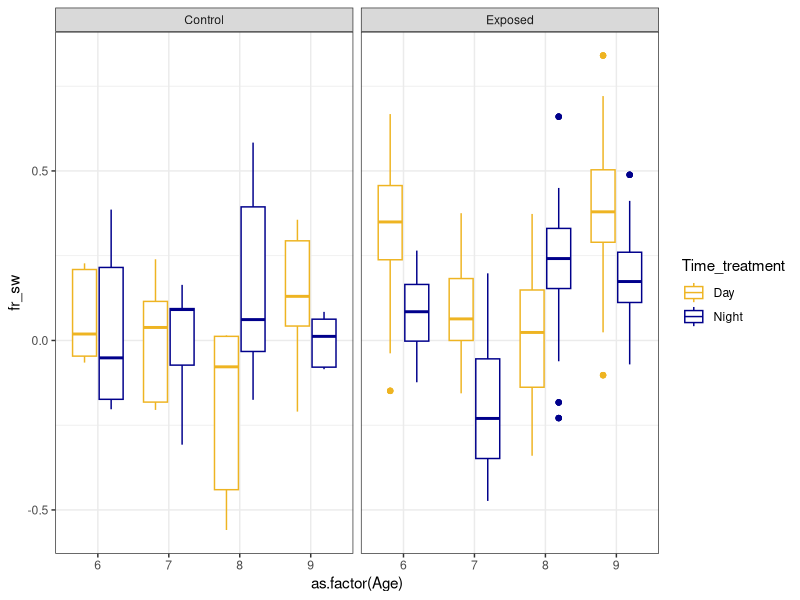
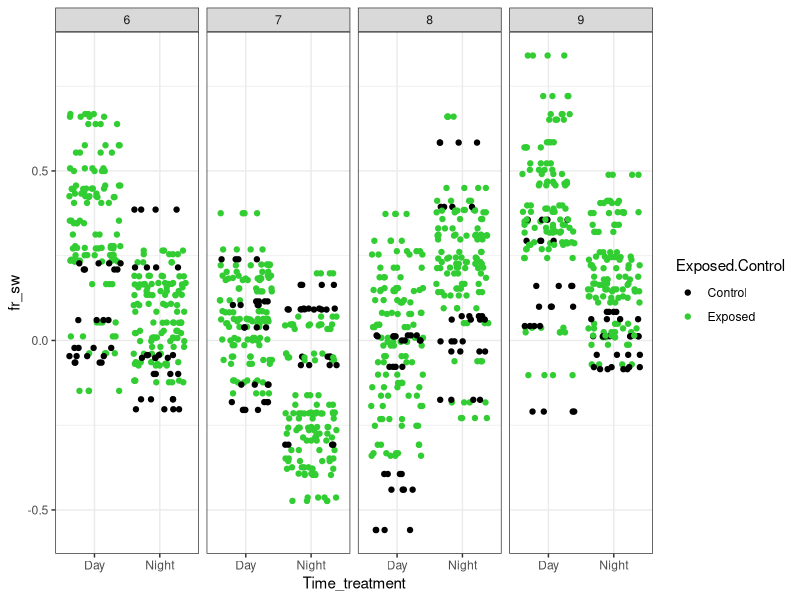
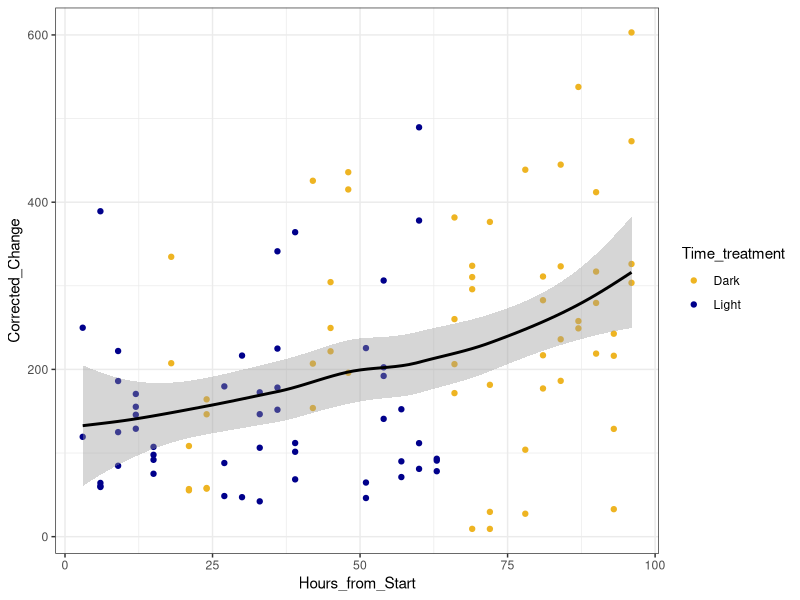
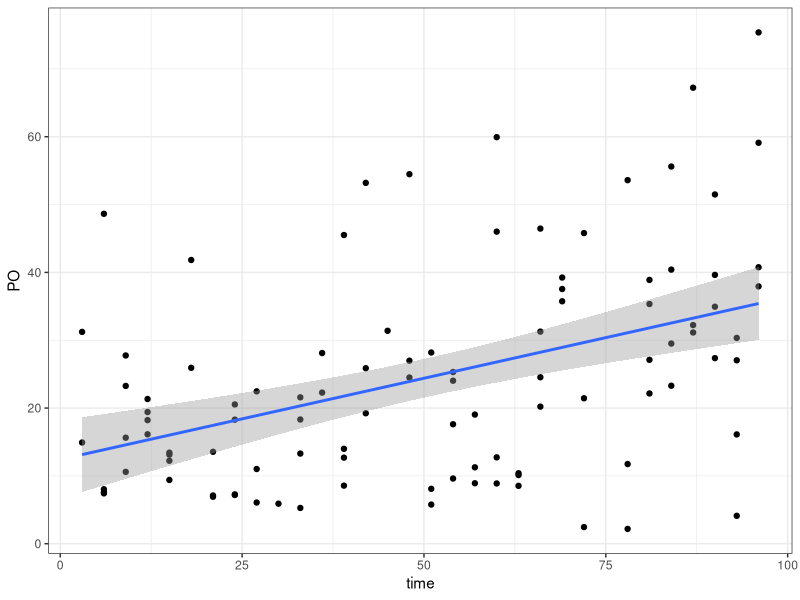
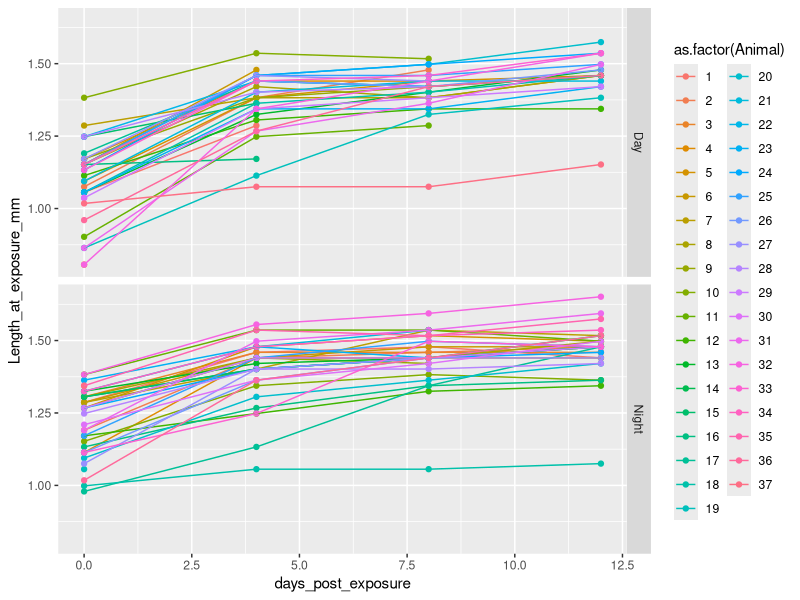
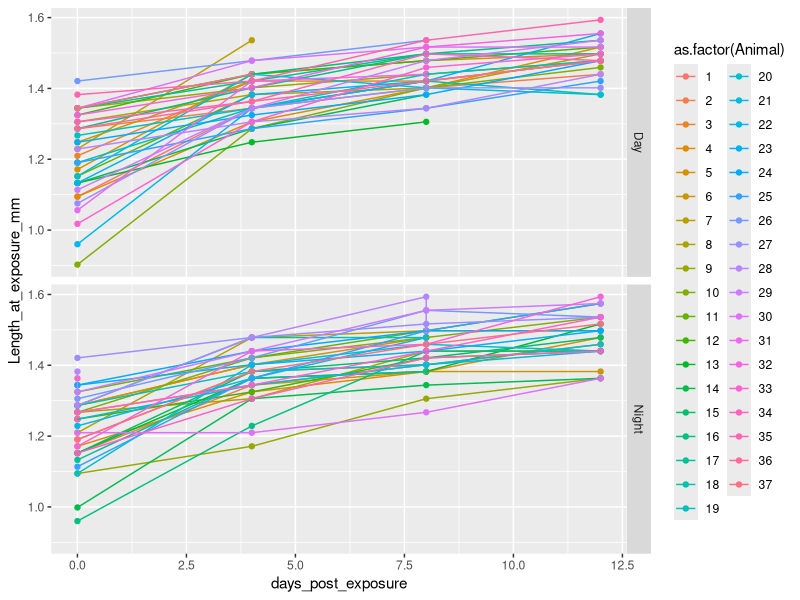
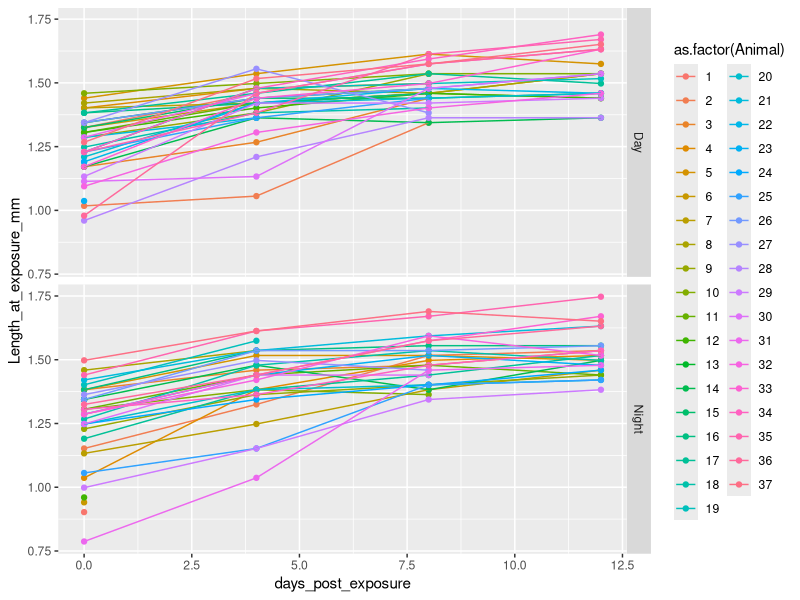
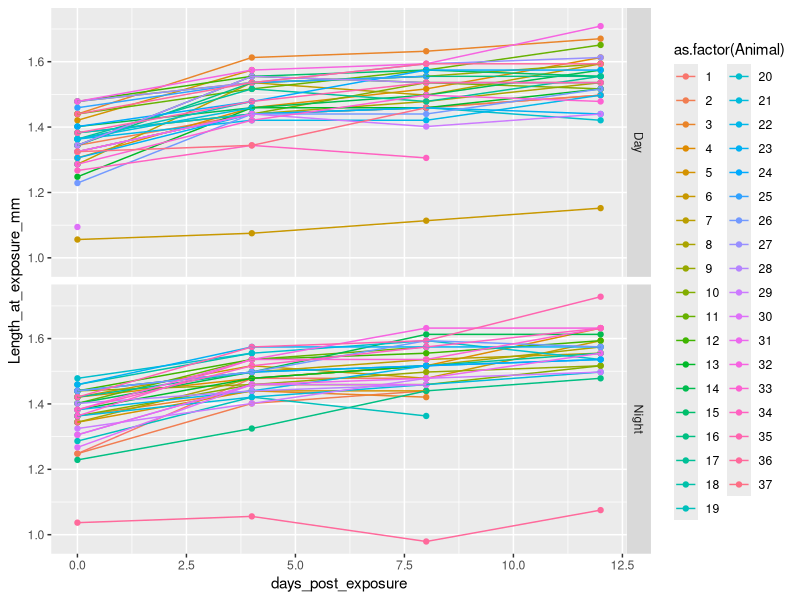

R code for these plots, in order:
## ---- chunk 1

library(tidyverse)
library(patchwork)

knitr::opts_chunk$set(echo = TRUE)
## ---- chunk 2
feed_data<-read.csv("data/feeding_data_3.28.21.csv", header=T)

po<-read.csv("data/4_Day_PO.csv", header = T) #Corrected_Change is the Active PO per sample (~8 ind. per sample)

po_correct<- # sample number is arbitrary
  read_csv("data/PO_biodare_sample_correction.csv") %>%
  pivot_longer(cols = 2:5, names_sep = "_", 
               names_to = c(NA,"sample"), values_to = "PO")

growth<-read.csv("data/growth_data_3.28.21.csv", header=T)

life<-read.csv("data/life_data_3.28.21.csv", header =T)

## ---- chunk 3
#calculate the mean of the controls for each plate
summary_data <- feed_data %>%
  group_by(Plate_Control) %>%
  mutate(control_mean = mean(Control_Flour_Reading, na.rm = T)) %>%
  select(Plate_Control, control_mean) %>%
  distinct() %>% as.data.frame()

#remove extra row
summary_data  <- summary_data[!(summary_data$Plate_Control == ""),]

#match control mean with plate treatment
map = setNames(summary_data$control_mean,summary_data$Plate_Control)
feed_data$control_mean <- map[as.character(feed_data$Plate_Treatment)]

#volume, mL
v = 10

#time, hours
t = 9

##difference in feeding compared to control
k=feed_data$control_mean/feed_data$Flourometry_Reading

##calculate feeding rate (Sarnelle and Wilson)
feed_data$fr_sw <- log(k) * (v/t)

#calculate mean feeding rate per animal (keep rate > 0)
animal_mean <- feed_data %>%
  #keep fr_sw values > 0
  #filter(fr_sw > 0) %>% #this removes 64 animals...
  #group based on these variables
  group_by(Time_treatment, Age, Animal, Exposed.Control) %>%
  #means based on groups above
  summarise(fr_sw = mean(fr_sw, na.rm=TRUE)) 

## ---- chunk 4
#combine feeding rates with life history data 
merge(animal_mean, life, by=c("Age", "Time_treatment", "Animal", "Exposed.Control"), keep=TRUE) %>%
  mutate(id = paste(Age,
                    Time_treatment,
                    Animal,
                    Exposed.Control, 
                    sep = "_")) %>%
           as.data.frame()->all.data


#create id for growth data 
growth %>%
  mutate(id = paste(Age,
                    Time_treatment,
                    Animal,
                    Exposed.Control, 
                    sep = "_")) %>%
           as.data.frame()->growth
# join growth data to feeding rate and life history data
all.data <- inner_join(all.data, growth, by = c("Age", "Time_treatment", "Animal", "Exposed.Control", "id"))
## ---- chunk 5
all.data %>%
  filter(Sex == "F")%>%
  ggplot()+
  geom_boxplot(aes(x=as.factor(Age), y=fr_sw, color=Time_treatment))+
  scale_color_manual(values=c("goldenrod2", "darkblue"))+
  facet_grid(.~Exposed.Control)+
  theme_bw()

all.data %>%
  filter(Sex == "F")%>%
  ggplot()+
  geom_jitter(aes(x=Time_treatment, y=fr_sw, color=Exposed.Control))+
  scale_color_manual(values=c("black", "limegreen"))+
  facet_grid(.~Age)+
  theme_bw()

## ---- chunk 6
po %>%
  ggplot()+
  geom_point(aes(x=Hours_from_Start, y =Corrected_Change, color=Time_treatment))+
  scale_color_manual(values=c("goldenrod2", "darkblue"))+
  geom_smooth(aes(x=Hours_from_Start, y =Corrected_Change), color="black", span=1)+
  theme_bw()

po_correct %>%
  ggplot() +
  geom_point(aes(x = time, y = PO, group = sample)) +
  geom_smooth(aes(x = time, y = PO), method = "lm") +
  theme_bw()
## ---- chunk 7
growth %>%
  filter(Age == 6) %>%
  ggplot(aes(x=days_post_exposure, y=Length_at_exposure_mm, color=as.factor(Animal)))+
  geom_point()+
  geom_line()+
  facet_grid(Time_treatment~.)

growth %>%
  filter(Age == 7) %>%
  ggplot(aes(x=days_post_exposure, y=Length_at_exposure_mm, color=as.factor(Animal)))+
  geom_point()+
  geom_line()+
  facet_grid(Time_treatment~.)

growth %>%
  filter(Age == 8) %>%
  ggplot(aes(x=days_post_exposure, y=Length_at_exposure_mm, color=as.factor(Animal)))+
  geom_point()+
  geom_line()+
  facet_grid(Time_treatment~.)

growth %>%
  filter(Age == 9) %>%
  ggplot(aes(x=days_post_exposure, y=Length_at_exposure_mm, color=as.factor(Animal)))+
  geom_point()+
  geom_line()+
  facet_grid(Time_treatment~.)

#lag and lead

## ---- chunk 8

# infection prevalence
all.data %>%
  filter(Time_treatment == "Exposed" | Sex == "F") %>%
  ggplot(aes(x=Age, y=infected, color=Time_treatment))+
  scale_color_manual(values=c("goldenrod2", "darkblue"))+
  geom_jitter(width = .1, height = .1)+
  geom_smooth(method="lm")+
  scale_y_continuous(limits=c(-.1,1))+
  scale_x_continuous(breaks=c(6,7,8,9))+
  theme_bw()


#infection intensity
life %>%
  filter(Time_treatment == "Exposed"| Sex == "F") %>%
  ggplot(aes(x=Age, y=spore_counts, color=Time_treatment))+
  scale_color_manual(values=c("goldenrod2", "darkblue"))+
  #geom_jitter(width=.25)+
  geom_point()+
  geom_smooth(method="lm")+
  theme_bw()

## ---- chunk 9

#total offspring
all.data %>%
  filter(Sex == "F") %>%
  #filter(infected != "NA") %>%     #removes controls
  ggplot(aes(x=Time_treatment, y=total_offspring, fill=as.factor(infected)))+
  geom_boxplot()+
  facet_grid(~Age)


#age at first clutch
all.data %>% 
  filter(Sex == "F") %>%
  #filter(infected != "NA") %>%     #removes controls
  ggplot(aes(x=Time_treatment, y=age_at_first_clutch, fill=as.factor(infected)))+
  geom_boxplot()+
  facet_grid(~Age)

## ---- chunk 10

#Does PO differ across a day (Resting = Light hours, Active = dark hours) and across ages? 
summary(po_model<-glm(Corrected_Change ~ Phase*as.factor(Age), data=po))
plot(po_model)

newdata<-expand.grid(Phase=c("Active", "Resting"), Age = 6:9)
newdata$preds<-predict(po_model, newdata=newdata)

newdata %>%
  ggplot()+
  geom_line(aes(x=Age, y=preds, color=Phase))+
  geom_point(po, mapping=aes(x=Age, y=Corrected_Change, color=Phase), alpha = 0.5)
## ---- chunk 11
prev <- all.data %>%
  filter(Exposed.Control == "Exposed", 
         days_post_exposure == 0) %>%
  group_by(Age, Time_treatment) %>%
  summarise(inf = sum(infected, na.rm=T),
            n = n(),
            prev = inf/n)

prev %>% knitr::kable()

prev %>% ggplot() +
  geom_point(aes(x = Age, y = prev, col = Time_treatment)) +
  geom_line(aes(x = Age, y = prev, col = Time_treatment)) +
  ylim(0,1)
## ---- chunk 12
#Does infection prevalence increase with age and night exposure?
summary(inf_model<-glm(infected ~ as.factor(Age)+Time_treatment, 
               family = binomial, 
               data=filter(all.data, Exposed.Control == "Exposed")))
# plot(inf_model, 1)
## ---- chunk 13
#Does infection intensity increase with Age and night exposure?
summary(spore_model<-glm(spore_counts ~ as.factor(Age) * Time_treatment, family = poisson(), data=filter(all.data, infected == 1)))
plot(spore_model)
## ---- chunk 14
zero_summary <- 
  all.data %>% filter(Exposed.Control == "Exposed") %>%
  group_by(Age, Time_treatment) %>%
  summarise(mean_spore_counts = mean(spore_counts, na.rm = TRUE),
            var_spore_counts = var(spore_counts, na.rm = TRUE),
            n_zeros = sum(spore_counts == 0, na.rm = TRUE),
            n_na = sum(is.na(spore_counts)),
            n_infected = sum(infected == 1, na.rm = TRUE),
            n_animals = n())
zero_summary %>% knitr::kable(digits = 2)
## ---- chunk 15
all.data %>% filter(Exposed.Control == "Exposed") %>%
  group_by(Age, Time_treatment) %>%
  filter(Age == 6, Time_treatment == "Day", Exposed.Control == "Exposed") 
  
## ---- chunk 16
reg_data <- filter(all.data, Exposed.Control == "Exposed")

spore_pois <- glm(spore_counts ~ as.factor(Age) * Time_treatment, family = poisson(), data=reg_data)
spore_nb <- MASS::glm.nb(spore_counts ~ as.factor(Age) * Time_treatment,  data=reg_data)

summary(spore_pois)
summary(spore_nb)
## ---- chunk 17
library(pscl)
# poisson
hurdle_poisson_full <-   hurdle(spore_counts ~ as.factor(Age) * Time_treatment | as.factor(Age) + Time_treatment, 
       dist = "poisson", zero.dist = "binomial", data = reg_data)
zi_poisson_full <- zeroinfl(spore_counts ~ as.factor(Age) * Time_treatment | as.factor(Age) + Time_treatment, 
       dist = "poisson", link = "logit", data = reg_data)
hurdle_poisson_main <-   hurdle(spore_counts ~ as.factor(Age) + Time_treatment | as.factor(Age) + Time_treatment, 
       dist = "poisson", zero.dist = "binomial", data = reg_data)
zi_poisson_main <- zeroinfl(spore_counts ~ as.factor(Age) + Time_treatment | as.factor(Age) + Time_treatment, 
       dist = "poisson", link = "logit", data = reg_data)
# negative binomial
hurdle_nb_full <-   hurdle(spore_counts ~ as.factor(Age) * Time_treatment | as.factor(Age) + Time_treatment,
       dist = "negbin", zero.dist = "binomial", data = reg_data)
zi_nb_full <- zeroinfl(spore_counts ~ as.factor(Age) * Time_treatment | as.factor(Age) + Time_treatment,
       dist = "negbin", link = "logit", data = reg_data)
hurdle_nb_main <-   hurdle(spore_counts ~ as.factor(Age) + Time_treatment | as.factor(Age) + Time_treatment,
       dist = "negbin", zero.dist = "binomial", data = reg_data)
zi_nb_main <- zeroinfl(spore_counts ~ as.factor(Age) + Time_treatment | as.factor(Age) + Time_treatment,
       dist = "negbin", link = "logit", data = reg_data)
zi_nb_lin_age_int <- zeroinfl(spore_counts ~ Age * Time_treatment | as.factor(Age) + Time_treatment,
       dist = "negbin", link = "logit", data = reg_data)
zi_nb_lin_age_main <- zeroinfl(spore_counts ~ Age + Time_treatment | as.factor(Age) + Time_treatment,
       dist = "negbin", link = "logit", data = reg_data)
## ---- chunk 18
# AIC(zi_poisson_full,hurdle_poisson_main,zi_poisson_main,
#     zi_nb_full,hurdle_nb_main,zi_nb_main) %>%
AIC(zi_nb_lin_age_int,
    zi_nb_lin_age_main) %>%

  mutate(deltaAIC = AIC - min(AIC))
## ---- chunk 19
summary(zi_nb_full)
summary(zi_nb_main)
summary(hurdle_nb_main)
summary(zi_nb_lin_age_main)
## ---- chunk 20
zero_summary$response <- predict(zi_nb_lin_age_main, newdata = zero_summary, type = "response")
zero_summary$count <- predict(zi_nb_lin_age_main, newdata = zero_summary, type = "count")
zero_summary$prob_zero <- predict(zi_nb_lin_age_main, newdata = zero_summary, type = "zero")

zero_summary %>% knitr::kable(digits = 2)
## ---- chunk 21
zero_summary$zeros_zi_full <- predict(zi_nb_full, newdata = zero_summary,  type = "zero")

zero_summary %>% 
  mutate(zeros_zi_full = zeros_zi_full * n_animals) %>%
  select(Time_treatment, n_zeros, zeros_zi_full , n_infected)
